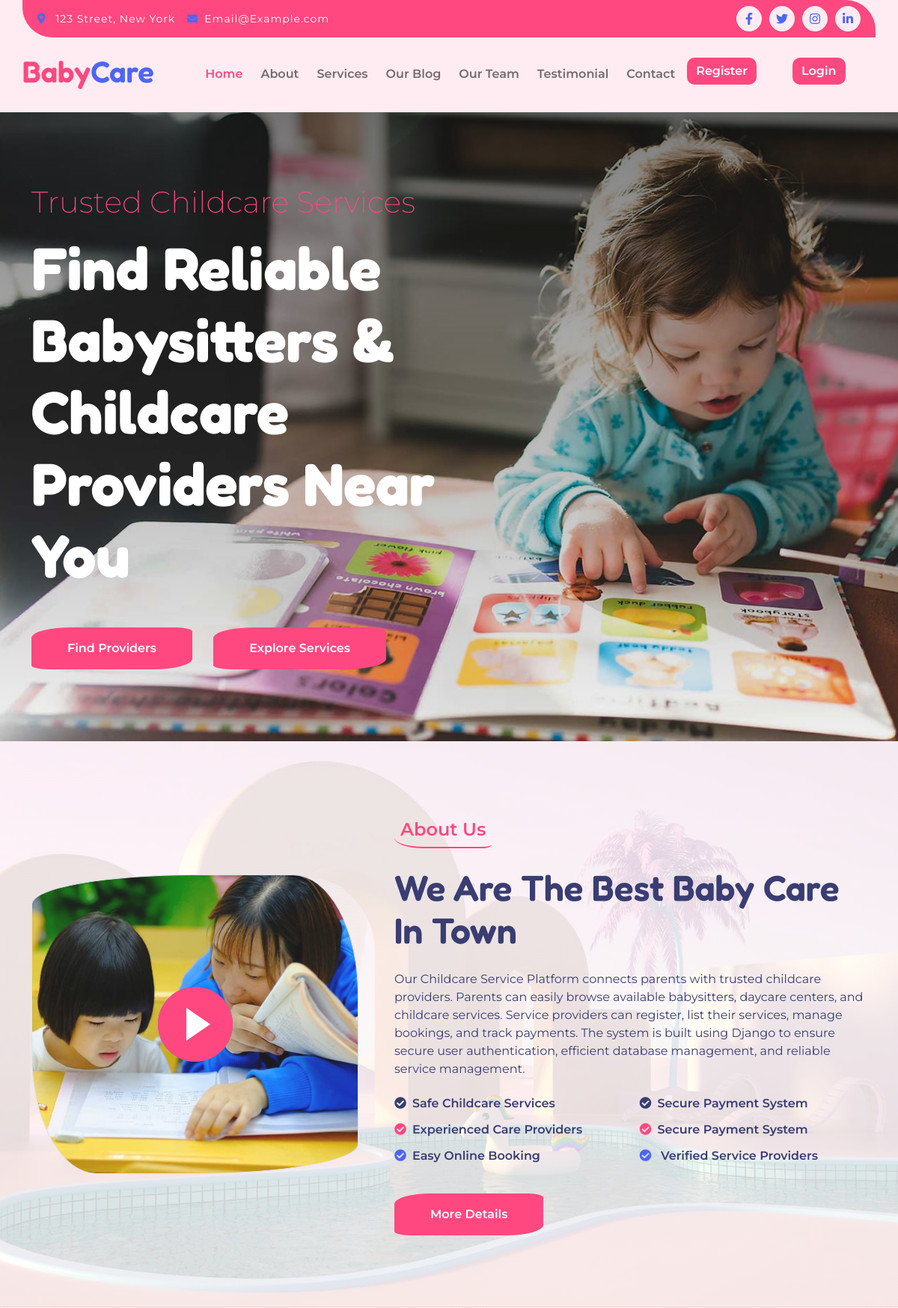
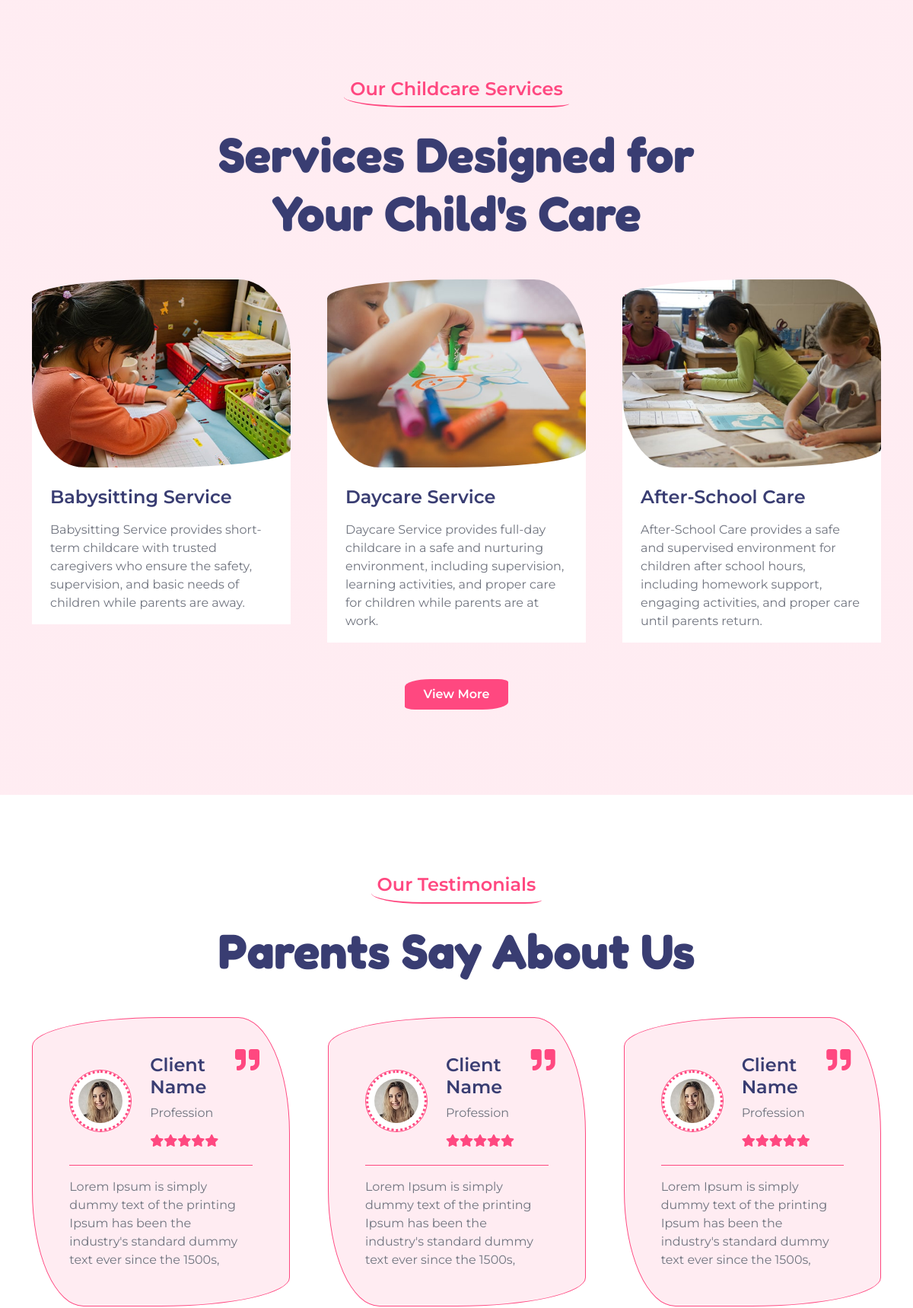
The page / (upper part) on the database its author committed (2 pictures, top to bottom).
### app1/models.py (models this page shows, shortened)
class service(models.Model):
    title=models.CharField(max_length=50)
    description=models.TextField()
    img=models.ImageField(upload_to='service_images')

### app1/views.py (the view)
# urls.py: path('',index,name='index'),
def index(request):
    if 'login'or'pro_login' in request.session:
        service_data=service.objects.all()
        return render(request,'index.html',{'loggin':True,'service_data':service_data})
    else:
        return render(request,'index.html')

### app1/templates/index.html (shortened to what this page needs)
{% extends "nav.html" %}
{% load static %}
{% block content%}
        <div class="container-fluid py-5 hero-header wow fadeIn" data-wow-delay="0.1s">
            <div class="container py-5">
                <div class="row g-5">
                    <div class="col-lg-7 col-md-12">
                        <h1 class="mb-3 text-primary">Trusted Childcare Services</h1>
                        <h1 class="mb-5 display-1 text-white">Find Reliable Babysitters & Childcare Providers Near You</h1>
                        <a href="{% url 'all_team_member' %}" class="btn btn-primary px-4 py-3 px-md-5  me-4 btn-border-radius">Find Providers</a>
                        <a href="{% url 'services' %}" class="btn btn-primary px-4 py-3 px-md-5 btn-border-radius">Explore Services</a>
                    </div>
                </div>
            </div>
        </div>
        <div class="container-fluid py-5 about bg-light">
            <div class="container py-5">
                <div class="row g-5 align-items-center">
                    <div class="col-lg-5 wow fadeIn" data-wow-delay="0.1s">
                        <div class="video border">
                            <button type="button" class="btn btn-play" data-bs-toggle="modal" data-src="https://www.youtube.com/embed/DWRcNpR6Kdc" data-bs-target="#videoModal">
                                <span></span>
                            </button>
                        </div>
                    </div>
                    <div class="col-lg-7 wow fadeIn" data-wow-delay="0.3s">
                        <h4 class="text-primary mb-4 border-bottom border-primary border-2 d-inline-block p-2 title-border-radius">About Us</h4>
                        <h1 class="text-dark mb-4 display-5">We Are The Best Baby Care In Town</h1>
                        <p class="text-dark mb-4">Our Childcare Service Platform connects parents with trusted childcare providers.
                                                    Parents can easily browse available babysitters, daycare centers, and childcare services.
                                                    Service providers can register, list their services, manage bookings, and track payments.
                                                    The system is built using Django to ensure secure user authentication,
                                                    efficient database management, and reliable service management.
                        </p>
                        <div class="row mb-4">
                            <div class="col-lg-6">
                                <h6 class="mb-3"><i class="fas fa-check-circle me-2"></i>Safe Childcare Services</h6>
                                <h6 class="mb-3"><i class="fas fa-check-circle me-2 text-primary"></i>Experienced Care Providers</h6>
                                <h6 class="mb-3"><i class="fas fa-check-circle me-2 text-secondary"></i>Easy Online Booking</h6>
                            </div>
                            <div class="col-lg-6">
                                <h6 class="mb-3"><i class="fas fa-check-circle me-2"></i>Secure Payment System</h6>
                                <h6 class="mb-3"><i class="fas fa-check-circle me-2 text-primary"></i>Secure Payment System</h6>
                                <h6><i class="fas fa-check-circle me-2 text-secondary"></i> Verified Service Providers</h6>
                            </div>
                        </div>
                        <a href="/about/" class="btn btn-primary px-5 py-3 btn-border-radius">More Details</a>
                    </div>
                </div>
            </div>
        </div>
        <div class="container-fluid program  py-5">
            <div class="container py-5">
                <div class="mx-auto text-center wow fadeIn" data-wow-delay="0.1s" style="max-width: 700px;">
                    <h4 class="text-primary mb-4 border-bottom border-primary border-2 d-inline-block p-2 title-border-radius">Our Childcare Services</h4>
                    <h1 class="mb-5 display-3">Services Designed for Your Child's Care</h1>
                </div>
                <div class="row g-5 justify-content-center">
                    {% for i in service_data|slice:"3" %}
                    <div class="col-md-6 col-lg-6 col-xl-4 wow fadeIn" data-wow-delay="0.1s">
                        <div class="program-item rounded">
                            <div class="program-img position-relative">
                                <div class="overflow-hidden img-border-radius">
                                    <img src="{{ i.img.url}}" class="img-fluid w-100" alt="Image">
                                </div>
                            </div>
                            <div class="program-text bg-white px-4 pb-3">
                                <div class="program-text-inner">
                                    <a href="{% url "team" i.id%}" class="h4">{{i.title}}</a>
                                    <p class="mt-3 mb-0">{{i.description}}</p>
                                </div>
                            </div>
                        </div>
                    </div>
                    {% endfor %}
                    <div class="text-center">
                                    <a href="{% url 'services'%}" class="btn btn-primary text-white px-4 py-2 mb-3 btn-border-radius">View More</a>
                                </div>
                </div>
            </div>
        </div>
        <div class="container-fluid testimonial py-5">
            <div class="container py-5">
                <div class="mx-auto text-center wow fadeIn" data-wow-delay="0.1s" style="max-width: 700px;">
                    <h4 class="text-primary mb-4 border-bottom border-primary border-2 d-inline-block p-2 title-border-radius">Our Testimonials</h4>
                    <h1 class="mb-5 display-3">Parents Say About Us</h1>
                </div>
                <div class="owl-carousel testimonial-carousel wow fadeIn" data-wow-delay="0.3s">
                    <div class="testimonial-item img-border-radius bg-light border border-primary p-4">
                        <div class="p-4 position-relative">
                            <i class="fa fa-quote-right fa-2x text-primary position-absolute" style="top: 15px; right: 15px;"></i>
                            <div class="d-flex align-items-center">
                                <div class="border border-primary bg-white rounded-circle">
                                    <img src="{% static 'img/testimonial-2.jpg' %}" class="rounded-circle p-2" style="width: 80px; height: 80px; border-style: dotted; border-color: var(--bs-primary);" alt="">
                                </div>
                                <div class="ms-4">
                                    <h4 class="text-dark">Client Name</h4>
                                    <p class="m-0 pb-3">Profession</p>
                                    <div class="d-flex pe-5">
                                        <i class="fas fa-star text-primary"></i>
                                        <i class="fas fa-star text-primary"></i>
                                        <i class="fas fa-star text-primary"></i>
                                        <i class="fas fa-star text-primary"></i>
                                        <i class="fas fa-star text-primary"></i>
                                    </div>
                                </div>
                            </div>
                            <div class="border-top border-primary mt-4 pt-3">
                                <p class="mb-0">Lorem Ipsum is simply dummy text of the printing Ipsum has been the industry's standard dummy text ever since the 1500s,
                                </p>
                            </div>
                        </div>
                    </div>
                    <div class="testimonial-item img-border-radius bg-light border border-primary p-4">
                        <div class="p-4 position-relative">
                            <i class="fa fa-quote-right fa-2x text-primary position-absolute" style="top: 15px; right: 15px;"></i>
                            <div class="d-flex align-items-center">
                                <div class="border border-primary bg-white rounded-circle">
                                    <img src="{% static 'img/testimonial-2.jpg' %}" class="rounded-circle p-2" style="width: 80px; height: 80px; border-style: dotted; border-color: var(--bs-primary);" alt="">
                                </div>
                                <div class="ms-4">
                                    <h4 class="text-dark">Client Name</h4>
                                    <p class="m-0 pb-3">Profession</p>
                                    <div class="d-flex pe-5">
                                        <i class="fas fa-star text-primary"></i>
                                        <i class="fas fa-star text-primary"></i>
                                        <i class="fas fa-star text-primary"></i>
                                        <i class="fas fa-star text-primary"></i>
                                        <i class="fas fa-star text-primary"></i>
                                    </div>
                                </div>
                            </div>
                            <div class="border-top border-primary mt-4 pt-3">
                                <p class="mb-0">Lorem Ipsum is simply dummy text of the printing Ipsum has been the industry's standard dummy text ever since the 1500s,
                                </p>
                            </div>
                        </div>
                    </div>
                    <div class="testimonial-item img-border-radius bg-light border border-primary p-4">
                        <div class="p-4 position-relative">
                            <i class="fa fa-quote-right fa-2x text-primary position-absolute" style="top: 15px; right: 15px;"></i>
                            <div class="d-flex align-items-center">
                                <div class="border border-primary bg-white rounded-circle">
                                    <img src="{% static 'img/testimonial-2.jpg' %}" class="rounded-circle p-2" style="width: 80px; height: 80px; border-style: dotted; border-color: var(--bs-primary);" alt="">
                                </div>
                                <div class="ms-4">
                                    <h4 class="text-dark">Client Name</h4>
                                    <p class="m-0 pb-3">Profession</p>
                                    <div class="d-flex pe-5">
                                        <i class="fas fa-star text-primary"></i>
                                        <i class="fas fa-star text-primary"></i>
                                        <i class="fas fa-star text-primary"></i>
                                        <i class="fas fa-star text-primary"></i>
                                        <i class="fas fa-star text-primary"></i>
                                    </div>
                                </div>
                            </div>
                            <div class="border-top border-primary mt-4 pt-3">
                                <p class="mb-0">Lorem Ipsum is simply dummy text of the printing Ipsum has been the industry's standard dummy text ever since the 1500s,
                                </p>
                            </div>
                        </div>
                    </div>
                </div>
            </div>
        </div>
{% endblock content %}

### app1/static/css/styles.css (style rules this page uses)
h1, h2, h3, .h1, .h2, .h3 { font-weight: 200; font-family: 'Montserrat', sans-serif; }
h4, h5, h6, .h4, .h5, .h6 { font-weight: 600; font-family: 'Montserrat', sans-serif; }
.display-1, .display-2, .display-3, .display-4, .display-5, .display-6 { font-weight: 700; font-family: 'Fredoka', sans-serif; }
.display-4, .display-5, .display-6 { font-weight: 600; }
.wow, .animated { animation-duration: 2s !important; }
.btn { font-weight: 600; transition: .5s; }
.btn.btn-primary { border: 0; color: var(--bs-white); }
.btn-border-radius { border-radius: 25% 10%; }
.img-border-radius { border-radius: 50% 20% / 10% 40%; }
.title-border-radius { border-radius: 10% 30%; }
.hero-header, .page-header { background: linear-gradient(rgba(0, 0, 0, 0.5), rgba(0, 0, 0, 0.05)), url(../img/hero-img.jpg); background-position: center center; background-repeat: no-repeat; background-size: cover; }
.video { position: relative; height: 100%; min-height: 400px; background: linear-gradient(rgba(255, 255, 255, 0.1), rgba(255, 255, 255, 0.1)), url(../img/about.jpg); background-position: center center; background-repeat: no-repeat; background-size: cover; border-radius: 10px; }
.video .btn-play { position: absolute; z-index: 3; top: 50%; left: 50%; transform: translateX(-50%) translateY(-50%); box-sizing: content-box; display: block; width: 32px; height: 44px; border-radius: 50%; border: none; outline: none; padding: 18px 20px 18px 28px; }
.video .btn-play:before { content: ""; position: absolute; z-index: 0; left: 50%; top: 50%; transform: translateX(-50%) translateY(-50%); display: block; width: 100px; height: 100px; background: var(--bs-secondary); border-radius: 50%; animation: pulse-border 1500ms ease-out infinite; }
.video .btn-play:after { content: ""; position: absolute; z-index: 1; left: 50%; top: 50%; transform: translateX(-50%) translateY(-50%); display: block; width: 100px; height: 100px; background: var(--bs-primary); border-radius: 50%; transition: all 200ms; }
.video .btn-play span { display: block; position: relative; z-index: 3; width: 0; height: 0; border-left: 32px solid var(--bs-white); border-top: 22px solid transparent; border-bottom: 22px solid transparent; }
.video.border { border-radius: 50% 20% / 10% 40%; }
.about { background: linear-gradient(rgba(255, 255, 255, 0.8), rgba(255, 255, 255, 0.8)), url(../img/background.jpg); background-position: center center; background-repeat: no-repeat; background-size: cover; }
.program { background: linear-gradient(rgba(255, 72, 128, 0.1), rgba(255, 72, 128, 0.1)); }
.program .program-item .program-text { padding-top: 150px; margin-top: -125px; }
.program .program-item .program-img img, .program .program-item .program-teacher img, .program .program-item:hover .program-text-inner a.h4 { transition: 0.5s; }
.testimonial .testimonial-carousel { position: relative; }

### rows shown on the page
service: img (picture), title "Babysitting Service", description "Babysitting Service provides short-term childcare with trusted caregivers who ensure the safety, supervision, and basic needs of children while parents are away."
service: img (picture), title "Daycare Service", description "Daycare Service provides full-day childcare in a safe and nurturing environment, including supervision, learning activities, and proper care for children while parents are at work."
service: img (picture), title "After-School Care", description "After-School Care provides a safe and supervised environment for children after school hours, including homework support, engaging activities, and proper care until parents return."
